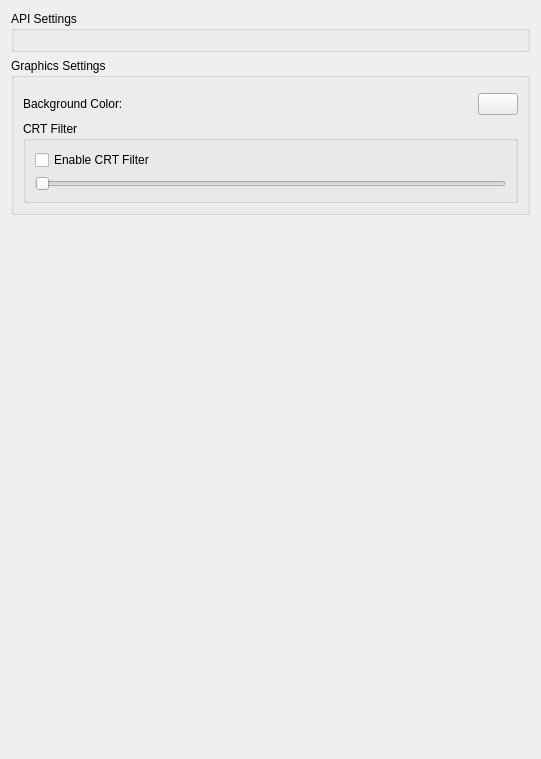
<?xml version="1.0" encoding="UTF-8"?>
<ui version="4.0">
 <class>ConfigureGraphics</class>
 <widget class="QWidget" name="ConfigureGraphics">
  <property name="geometry">
   <rect>
    <x>0</x>
    <y>0</y>
    <width>541</width>
    <height>759</height>
   </rect>
  </property>
  <property name="windowTitle">
   <string>Form</string>
  </property>
  <property name="accessibleName">
   <string>Graphics</string>
  </property>
  <layout class="QVBoxLayout" name="verticalLayout_1">
   <item>
    <layout class="QVBoxLayout" name="verticalLayout_2">
     <item>
      <widget class="QGroupBox" name="groupBox_2">
       <property name="title">
        <string>API Settings</string>
       </property>
       <layout class="QVBoxLayout" name="verticalLayout_3">
        <item>
         <widget class="QWidget" name="api_widget" native="true">
          <layout class="QHBoxLayout" name="horizontalLayout">
           <property name="leftMargin">
            <number>0</number>
           </property>
           <property name="topMargin">
            <number>0</number>
           </property>
           <property name="rightMargin">
            <number>0</number>
           </property>
           <property name="bottomMargin">
            <number>0</number>
           </property>
          </layout>
         </widget>
        </item>
       </layout>
      </widget>
     </item>
     <item>
      <widget class="QGroupBox" name="groupBox">
       <property name="maximumSize">
        <size>
         <width>16777215</width>
         <height>16777215</height>
        </size>
       </property>
       <property name="title">
        <string>Graphics Settings</string>
       </property>
       <layout class="QVBoxLayout" name="verticalLayout_4">
        <item>
         <widget class="QWidget" name="graphics_widget" native="true">
          <layout class="QVBoxLayout" name="verticalLayout">
           <property name="leftMargin">
            <number>0</number>
           </property>
           <property name="topMargin">
            <number>0</number>
           </property>
           <property name="rightMargin">
            <number>0</number>
           </property>
           <property name="bottomMargin">
            <number>0</number>
           </property>
          </layout>
         </widget>
        </item>
        <item>
         <widget class="QWidget" name="bg_widget" native="true">
          <layout class="QHBoxLayout" name="bg_layout">
           <property name="leftMargin">
            <number>0</number>
           </property>
           <property name="topMargin">
            <number>0</number>
           </property>
           <property name="rightMargin">
            <number>0</number>
           </property>
           <property name="bottomMargin">
            <number>0</number>
           </property>
           <item>
            <widget class="QLabel" name="label">
             <property name="sizePolicy">
              <sizepolicy hsizetype="Expanding" vsizetype="Preferred">
               <horstretch>0</horstretch>
               <verstretch>0</verstretch>
              </sizepolicy>
             </property>
             <property name="text">
              <string>Background Color:</string>
             </property>
            </widget>
           </item>
           <item>
            <widget class="QPushButton" name="bg_button">
             <property name="sizePolicy">
              <sizepolicy hsizetype="Preferred" vsizetype="Preferred">
               <horstretch>0</horstretch>
               <verstretch>0</verstretch>
              </sizepolicy>
             </property>
             <property name="maximumSize">
              <size>
               <width>40</width>
               <height>16777215</height>
              </size>
             </property>
             <property name="text">
              <string/>
             </property>
            </widget>
           </item>
          </layout>
         </widget>
        </item>
        <item>
         <widget class="QGroupBox" name="groupBox_CRT">
          <property name="title">
           <string>CRT Filter</string>
          </property>
          <layout class="QVBoxLayout">
           <item>
            <widget class="QCheckBox" name="toggle_crt_filter">
             <property name="text">
              <string>Enable CRT Filter</string>
             </property>
            </widget>
           </item>
           <item>
            <widget class="QSlider" name="crt_curvature_slider">
             <property name="enabled">
              <bool>false</bool>
             </property>
             <property name="orientation">
              <enum>Qt::Horizontal</enum>
             </property>
            </widget>
           </item>
           <!-- Add similar sliders for scanline intensity and RGB shift -->
          </layout>
         </widget>
        </item>
       </layout>
      </widget>
     </item>
    </layout>
   </item>
   <item>
    <spacer name="verticalSpacer">
     <property name="orientation">
      <enum>Qt::Vertical</enum>
     </property>
     <property name="sizeHint" stdset="0">
      <size>
       <width>20</width>
       <height>40</height>
      </size>
     </property>
    </spacer>
   </item>
  </layout>
 </widget>
 <resources/>
 <connections/>
</ui>
